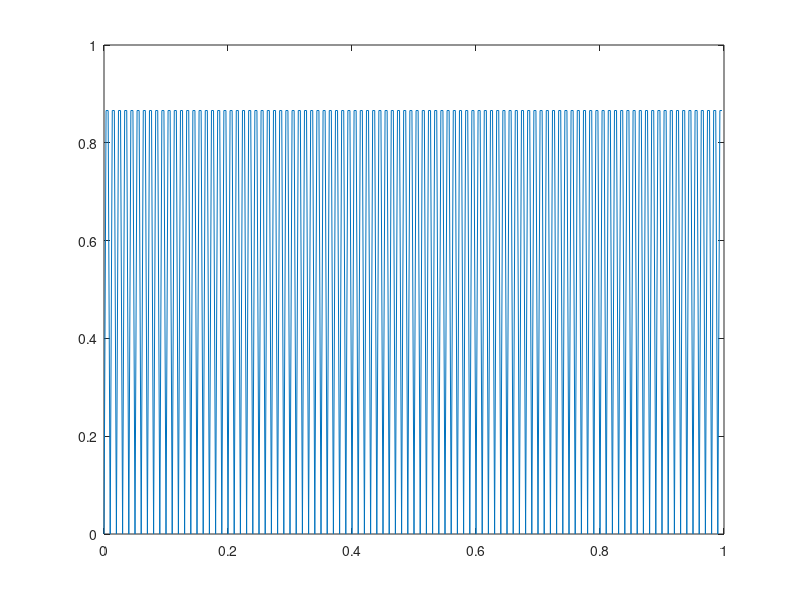
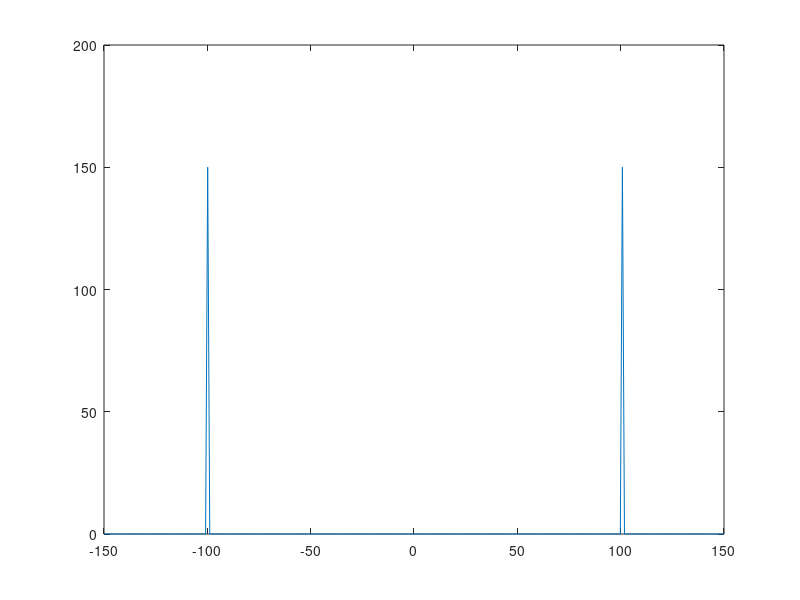

MATLAB code for these plots, in order:
clc;
clear;
close all;
f=100;
fs=300;
T=1/fs;
t=0:T:1-T;
y=sin(2*pi*f*t);
plot(t,abs(y));
figure;
y1=fft(y);
y2=fftshift(y1);
x=(fs/2)*linspace(-1,1,fs);
plot(x,abs(y2))